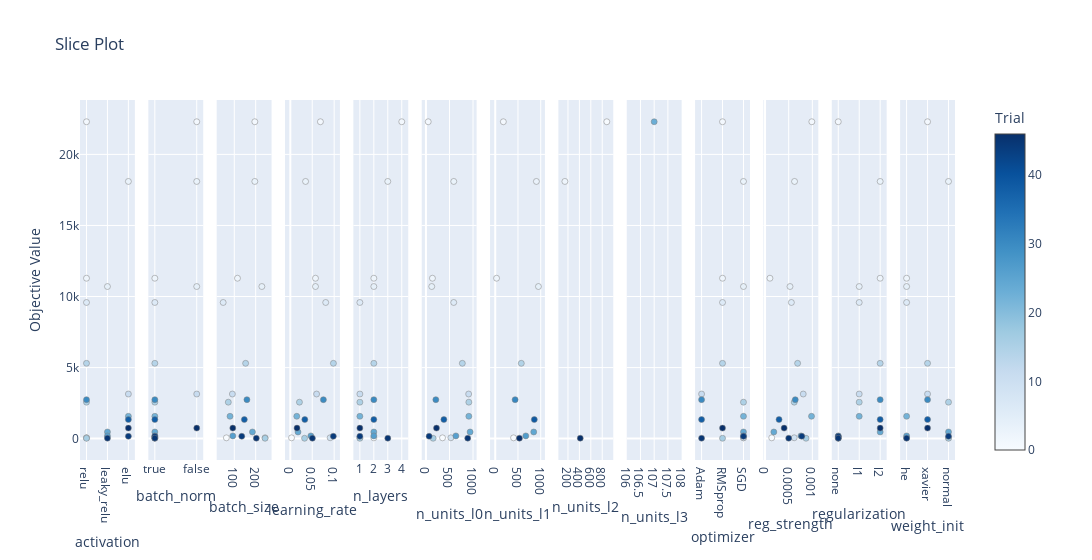

The code cell stored with this chart in its notebook:
### Code cell
optuna.visualization.plot_slice(study)

### Figure 1 — Plotly figure (JSON) as saved in the notebook; plotly's stock layout.template omitted (floating-point values rounded to 4 significant figures)
{"data": [{"marker": {"color": [0, 1, 2, 3, 4, 6, 9, 11, 14, 15, 16, 22, 24, 26, 30, 38, 44, 45, 46], "colorbar": {"title": {"text": "Trial"}, "x": 1, "xpad": 40}, "colorscale": [[0, "rgb(247,251,255)"], [0.125, "rgb(222,235,247)"], [0.25, "rgb(198,219,239)"], [0.375, "rgb(158,202,225)"], [0.5, "rgb(107,174,214)"], [0.625, "rgb(66,146,198)"], [0.75, "rgb(33,113,181)"], [0.875, "rgb(8,81,156)"], [1, "rgb(8,48,107)"]], "line": {"color": "Grey", "width": 0.5}, "showscale": true}, "mode": "markers", "name": "Feasible Trial", "showlegend": false, "type": "scatter", "x": ["relu", "relu", "relu", "elu", "leaky_relu", "relu", "relu", "elu", "relu", "relu", "relu", "elu", "leaky_relu", "leaky_relu", "relu", "elu", "elu", "leaky_relu", "elu"], "xaxis": "x", "y": [55.08, 22300.0, 11290.0, 18100.0, 10700.0, 9580.0, 59.19, 3139.0, 5299.0, 2564.0, 26.19, 1571.0, 467.2, 192.3, 2741.0, 1343.0, 165.0, 31.65, 738.7], "yaxis": "y"}, {"marker": {"color": [0, 1, 2, 3, 4, 6, 9, 11, 14, 15, 16, 22, 24, 26, 30, 38, 44, 45, 46], "colorbar": {"title": {"text": "Trial"}, "x": 1, "xpad": 40}, "colorscale": [[0, "rgb(247,251,255)"], [0.125, "rgb(222,235,247)"], [0.25, "rgb(198,219,239)"], [0.375, "rgb(158,202,225)"], [0.5, "rgb(107,174,214)"], [0.625, "rgb(66,146,198)"], [0.75, "rgb(33,113,181)"], [0.875, "rgb(8,81,156)"], [1, "rgb(8,48,107)"]], "line": {"color": "Grey", "width": 0.5}, "showscale": false}, "mode": "markers", "name": "Feasible Trial", "showlegend": false, "type": "scatter", "x": [true, false, true, false, false, true, true, false, true, true, true, true, true, true, true, true, true, true, false], "xaxis": "x2", "y": [55.08, 22300.0, 11290.0, 18100.0, 10700.0, 9580.0, 59.19, 3139.0, 5299.0, 2564.0, 26.19, 1571.0, 467.2, 192.3, 2741.0, 1343.0, 165.0, 31.65, 738.7], "yaxis": "y2"}, {"marker": {"color": [0, 1, 2, 3, 4, 6, 9, 11, 14, 15, 16, 22, 24, 26, 30, 38, 44, 45, 46], "colorbar": {"title": {"text": "Trial"}, "x": 1, "xpad": 40}, "colorscale": [[0, "rgb(247,251,255)"], [0.125, "rgb(222,235,247)"], [0.25, "rgb(198,219,239)"], [0.375, "rgb(158,202,225)"], [0.5, "rgb(107,174,214)"], [0.625, "rgb(66,146,198)"], [0.75, "rgb(33,113,181)"], [0.875, "rgb(8,81,156)"], [1, "rgb(8,48,107)"]], "line": {"color": "Grey", "width": 0.5}, "showscale": false}, "mode": "markers", "name": "Feasible Trial", "showlegend": false, "type": "scatter", "x": [63, 196, 115, 196, 229, 48, 244, 91, 153, 72, 244, 80, 185, 93, 159, 147, 135, 203, 93], "xaxis": "x3", "y": [55.08, 22300.0, 11290.0, 18100.0, 10700.0, 9580.0, 59.19, 3139.0, 5299.0, 2564.0, 26.19, 1571.0, 467.2, 192.3, 2741.0, 1343.0, 165.0, 31.65, 738.7], "yaxis": "y3"}, {"marker": {"color": [0, 1, 2, 3, 4, 6, 9, 11, 14, 15, 16, 22, 24, 26, 30, 38, 44, 45, 46], "colorbar": {"title": {"text": "Trial"}, "x": 1, "xpad": 40}, "colorscale": [[0, "rgb(247,251,255)"], [0.125, "rgb(222,235,247)"], [0.25, "rgb(198,219,239)"], [0.375, "rgb(158,202,225)"], [0.5, "rgb(107,174,214)"], [0.625, "rgb(66,146,198)"], [0.75, "rgb(33,113,181)"], [0.875, "rgb(8,81,156)"], [1, "rgb(8,48,107)"]], "line": {"color": "Grey", "width": 0.5}, "showscale": false}, "mode": "markers", "name": "Feasible Trial", "showlegend": false, "type": "scatter", "x": [0.002748, 0.06865, 0.05742, 0.03478, 0.05737, 0.08071, 0.09078, 0.05992, 0.09828, 0.02083, 0.03244, 0.01469, 0.01748, 0.04687, 0.07543, 0.03303, 0.09809, 0.05036, 0.01527], "xaxis": "x4", "y": [55.08, 22300.0, 11290.0, 18100.0, 10700.0, 9580.0, 59.19, 3139.0, 5299.0, 2564.0, 26.19, 1571.0, 467.2, 192.3, 2741.0, 1343.0, 165.0, 31.65, 738.7], "yaxis": "y4"}, {"marker": {"color": [0, 1, 2, 3, 4, 6, 9, 11, 14, 15, 16, 22, 24, 26, 30, 38, 44, 45, 46], "colorbar": {"title": {"text": "Trial"}, "x": 1, "xpad": 40}, "colorscale": [[0, "rgb(247,251,255)"], [0.125, "rgb(222,235,247)"], [0.25, "rgb(198,219,239)"], [0.375, "rgb(158,202,225)"], [0.5, "rgb(107,174,214)"], [0.625, "rgb(66,146,198)"], [0.75, "rgb(33,113,181)"], [0.875, "rgb(8,81,156)"], [1, "rgb(8,48,107)"]], "line": {"color": "Grey", "width": 0.5}, "showscale": false}, "mode": "markers", "name": "Feasible Trial", "showlegend": false, "type": "scatter", "x": [2, 4, 2, 3, 2, 1, 1, 1, 2, 1, 1, 1, 2, 2, 2, 2, 1, 3, 1], "xaxis": "x5", "y": [55.08, 22300.0, 11290.0, 18100.0, 10700.0, 9580.0, 59.19, 3139.0, 5299.0, 2564.0, 26.19, 1571.0, 467.2, 192.3, 2741.0, 1343.0, 165.0, 31.65, 738.7], "yaxis": "y5"}, {"marker": {"color": [0, 1, 2, 3, 4, 6, 9, 11, 14, 15, 16, 22, 24, 26, 30, 38, 44, 45, 46], "colorbar": {"title": {"text": "Trial"}, "x": 1, "xpad": 40}, "colorscale": [[0, "rgb(247,251,255)"], [0.125, "rgb(222,235,247)"], [0.25, "rgb(198,219,239)"], [0.375, "rgb(158,202,225)"], [0.5, "rgb(107,174,214)"], [0.625, "rgb(66,146,198)"], [0.75, "rgb(33,113,181)"], [0.875, "rgb(8,81,156)"], [1, "rgb(8,48,107)"]], "line": {"color": "Grey", "width": 0.5}, "showscale": false}, "mode": "markers", "name": "Feasible Trial", "showlegend": false, "type": "scatter", "x": [352, 48, 138, 591, 123, 590, 529, 907, 773, 911, 153, 911, 938, 636, 210, 381, 67, 888, 224], "xaxis": "x6", "y": [55.08, 22300.0, 11290.0, 18100.0, 10700.0, 9580.0, 59.19, 3139.0, 5299.0, 2564.0, 26.19, 1571.0, 467.2, 192.3, 2741.0, 1343.0, 165.0, 31.65, 738.7], "yaxis": "y6"}, {"marker": {"color": [0, 1, 2, 3, 4, 14, 24, 26, 30, 38, 45], "colorbar": {"title": {"text": "Trial"}, "x": 1, "xpad": 40}, "colorscale": [[0, "rgb(247,251,255)"], [0.125, "rgb(222,235,247)"], [0.25, "rgb(198,219,239)"], [0.375, "rgb(158,202,225)"], [0.5, "rgb(107,174,214)"], [0.625, "rgb(66,146,198)"], [0.75, "rgb(33,113,181)"], [0.875, "rgb(8,81,156)"], [1, "rgb(8,48,107)"]], "line": {"color": "Grey", "width": 0.5}, "showscale": false}, "mode": "markers", "name": "Feasible Trial", "showlegend": false, "type": "scatter", "x": [403, 178, 29, 905, 950, 573, 846, 672, 437, 859, 532], "xaxis": "x7", "y": [55.08, 22300.0, 11290.0, 18100.0, 10700.0, 5299.0, 467.2, 192.3, 2741.0, 1343.0, 31.65], "yaxis": "y7"}, {"marker": {"color": [1, 3, 45], "colorbar": {"title": {"text": "Trial"}, "x": 1, "xpad": 40}, "colorscale": [[0, "rgb(247,251,255)"], [0.125, "rgb(222,235,247)"], [0.25, "rgb(198,219,239)"], [0.375, "rgb(158,202,225)"], [0.5, "rgb(107,174,214)"], [0.625, "rgb(66,146,198)"], [0.75, "rgb(33,113,181)"], [0.875, "rgb(8,81,156)"], [1, "rgb(8,48,107)"]], "line": {"color": "Grey", "width": 0.5}, "showscale": false}, "mode": "markers", "name": "Feasible Trial", "showlegend": false, "type": "scatter", "x": [880, 146, 415], "xaxis": "x8", "y": [22300.0, 18100.0, 31.65], "yaxis": "y8"}, {"marker": {"color": [1], "colorbar": {"title": {"text": "Trial"}, "x": 1, "xpad": 40}, "colorscale": [[0, "rgb(247,251,255)"], [0.125, "rgb(222,235,247)"], [0.25, "rgb(198,219,239)"], [0.375, "rgb(158,202,225)"], [0.5, "rgb(107,174,214)"], [0.625, "rgb(66,146,198)"], [0.75, "rgb(33,113,181)"], [0.875, "rgb(8,81,156)"], [1, "rgb(8,48,107)"]], "line": {"color": "Grey", "width": 0.5}, "showscale": false}, "mode": "markers", "name": "Feasible Trial", "showlegend": false, "type": "scatter", "x": [107], "xaxis": "x9", "y": [22300.0], "yaxis": "y9"}, {"marker": {"color": [0, 1, 2, 3, 4, 6, 9, 11, 14, 15, 16, 22, 24, 26, 30, 38, 44, 45, 46], "colorbar": {"title": {"text": "Trial"}, "x": 1, "xpad": 40}, "colorscale": [[0, "rgb(247,251,255)"], [0.125, "rgb(222,235,247)"], [0.25, "rgb(198,219,239)"], [0.375, "rgb(158,202,225)"], [0.5, "rgb(107,174,214)"], [0.625, "rgb(66,146,198)"], [0.75, "rgb(33,113,181)"], [0.875, "rgb(8,81,156)"], [1, "rgb(8,48,107)"]], "line": {"color": "Grey", "width": 0.5}, "showscale": false}, "mode": "markers", "name": "Feasible Trial", "showlegend": false, "type": "scatter", "x": ["SGD", "RMSprop", "RMSprop", "SGD", "SGD", "RMSprop", "SGD", "Adam", "RMSprop", "SGD", "RMSprop", "SGD", "SGD", "SGD", "Adam", "Adam", "SGD", "Adam", "RMSprop"], "xaxis": "x10", "y": [55.08, 22300.0, 11290.0, 18100.0, 10700.0, 9580.0, 59.19, 3139.0, 5299.0, 2564.0, 26.19, 1571.0, 467.2, 192.3, 2741.0, 1343.0, 165.0, 31.65, 738.7], "yaxis": "y10"}, {"marker": {"color": [0, 1, 2, 3, 4, 6, 9, 11, 14, 15, 16, 22, 24, 26, 30, 38, 44, 45, 46], "colorbar": {"title": {"text": "Trial"}, "x": 1, "xpad": 40}, "colorscale": [[0, "rgb(247,251,255)"], [0.125, "rgb(222,235,247)"], [0.25, "rgb(198,219,239)"], [0.375, "rgb(158,202,225)"], [0.5, "rgb(107,174,214)"], [0.625, "rgb(66,146,198)"], [0.75, "rgb(33,113,181)"], [0.875, "rgb(8,81,156)"], [1, "rgb(8,48,107)"]], "line": {"color": "Grey", "width": 0.5}, "showscale": false}, "mode": "markers", "name": "Feasible Trial", "showlegend": false, "type": "scatter", "x": [0.0001412, 0.0009889, 0.0001032, 0.000624, 0.0005275, 0.0005567, 0.0006172, 0.0008076, 0.0006887, 0.0006171, 0.0008667, 0.0009824, 0.0001859, 0.0007585, 0.0006386, 0.000296, 0.0007777, 0.0005004, 0.0004033], "xaxis": "x11", "y": [55.08, 22300.0, 11290.0, 18100.0, 10700.0, 9580.0, 59.19, 3139.0, 5299.0, 2564.0, 26.19, 1571.0, 467.2, 192.3, 2741.0, 1343.0, 165.0, 31.65, 738.7], "yaxis": "y11"}, {"marker": {"color": [0, 1, 2, 3, 4, 6, 9, 11, 14, 15, 16, 22, 24, 26, 30, 38, 44, 45, 46], "colorbar": {"title": {"text": "Trial"}, "x": 1, "xpad": 40}, "colorscale": [[0, "rgb(247,251,255)"], [0.125, "rgb(222,235,247)"], [0.25, "rgb(198,219,239)"], [0.375, "rgb(158,202,225)"], [0.5, "rgb(107,174,214)"], [0.625, "rgb(66,146,198)"], [0.75, "rgb(33,113,181)"], [0.875, "rgb(8,81,156)"], [1, "rgb(8,48,107)"]], "line": {"color": "Grey", "width": 0.5}, "showscale": false}, "mode": "markers", "name": "Feasible Trial", "showlegend": false, "type": "scatter", "x": ["none", "none", "l2", "l2", "l1", "l1", "none", "l1", "l2", "l1", "none", "l1", "l2", "none", "l2", "l2", "none", "none", "l2"], "xaxis": "x12", "y": [55.08, 22300.0, 11290.0, 18100.0, 10700.0, 9580.0, 59.19, 3139.0, 5299.0, 2564.0, 26.19, 1571.0, 467.2, 192.3, 2741.0, 1343.0, 165.0, 31.65, 738.7], "yaxis": "y12"}, {"marker": {"color": [0, 1, 2, 3, 4, 6, 9, 11, 14, 15, 16, 22, 24, 26, 30, 38, 44, 45, 46], "colorbar": {"title": {"text": "Trial"}, "x": 1, "xpad": 40}, "colorscale": [[0, "rgb(247,251,255)"], [0.125, "rgb(222,235,247)"], [0.25, "rgb(198,219,239)"], [0.375, "rgb(158,202,225)"], [0.5, "rgb(107,174,214)"], [0.625, "rgb(66,146,198)"], [0.75, "rgb(33,113,181)"], [0.875, "rgb(8,81,156)"], [1, "rgb(8,48,107)"]], "line": {"color": "Grey", "width": 0.5}, "showscale": false}, "mode": "markers", "name": "Feasible Trial", "showlegend": false, "type": "scatter", "x": ["normal", "xavier", "he", "normal", "he", "he", "he", "xavier", "xavier", "normal", "normal", "he", "normal", "he", "xavier", "xavier", "normal", "he", "xavier"], "xaxis": "x13", "y": [55.08, 22300.0, 11290.0, 18100.0, 10700.0, 9580.0, 59.19, 3139.0, 5299.0, 2564.0, 26.19, 1571.0, 467.2, 192.3, 2741.0, 1343.0, 165.0, 31.65, 738.7], "yaxis": "y13"}], "layout": {"title": {"text": "Slice Plot"}, "width": 3900, "xaxis": {"anchor": "y", "categoryarray": ["relu", "leaky_relu", "elu"], "categoryorder": "array", "domain": [0, 0.06272], "title": {"text": "activation"}, "type": "category"}, "xaxis10": {"anchor": "y10", "categoryarray": ["Adam", "RMSprop", "SGD"], "categoryorder": "array", "domain": [0.703, 0.7657], "title": {"text": "optimizer"}, "type": "category"}, "xaxis11": {"anchor": "y11", "domain": [0.7811, 0.8438], "title": {"text": "reg_strength"}}, "xaxis12": {"anchor": "y12", "categoryarray": ["none", "l1", "l2"], "categoryorder": "array", "domain": [0.8592, 0.9219], "title": {"text": "regularization"}, "type": "category"}, "xaxis13": {"anchor": "y13", "categoryarray": ["he", "xavier", "normal"], "categoryorder": "array", "domain": [0.9373, 1.0], "title": {"text": "weight_init"}, "type": "category"}, "xaxis2": {"anchor": "y2", "categoryarray": [true, false], "categoryorder": "array", "domain": [0.07811, 0.1408], "title": {"text": "batch_norm"}, "type": "category"}, "xaxis3": {"anchor": "y3", "domain": [0.1562, 0.2189], "title": {"text": "batch_size"}}, "xaxis4": {"anchor": "y4", "domain": [0.2343, 0.297], "title": {"text": "learning_rate"}}, "xaxis5": {"anchor": "y5", "domain": [0.3124, 0.3751], "title": {"text": "n_layers"}}, "xaxis6": {"anchor": "y6", "domain": [0.3905, 0.4533], "title": {"text": "n_units_l0"}}, "xaxis7": {"anchor": "y7", "domain": [0.4686, 0.5314], "title": {"text": "n_units_l1"}}, "xaxis8": {"anchor": "y8", "domain": [0.5467, 0.6095], "title": {"text": "n_units_l2"}}, "xaxis9": {"anchor": "y9", "domain": [0.6249, 0.6876], "title": {"text": "n_units_l3"}}, "yaxis": {"anchor": "x", "domain": [0, 1], "title": {"text": "Objective Value"}}, "yaxis10": {"anchor": "x10", "domain": [0, 1], "matches": "y", "showticklabels": false}, "yaxis11": {"anchor": "x11", "domain": [0, 1], "matches": "y", "showticklabels": false}, "yaxis12": {"anchor": "x12", "domain": [0, 1], "matches": "y", "showticklabels": false}, "yaxis13": {"anchor": "x13", "domain": [0, 1], "matches": "y", "showticklabels": false}, "yaxis2": {"anchor": "x2", "domain": [0, 1], "matches": "y", "showticklabels": false}, "yaxis3": {"anchor": "x3", "domain": [0, 1], "matches": "y", "showticklabels": false}, "yaxis4": {"anchor": "x4", "domain": [0, 1], "matches": "y", "showticklabels": false}, "yaxis5": {"anchor": "x5", "domain": [0, 1], "matches": "y", "showticklabels": false}, "yaxis6": {"anchor": "x6", "domain": [0, 1], "matches": "y", "showticklabels": false}, "yaxis7": {"anchor": "x7", "domain": [0, 1], "matches": "y", "showticklabels": false}, "yaxis8": {"anchor": "x8", "domain": [0, 1], "matches": "y", "showticklabels": false}, "yaxis9": {"anchor": "x9", "domain": [0, 1], "matches": "y", "showticklabels": false}}}
